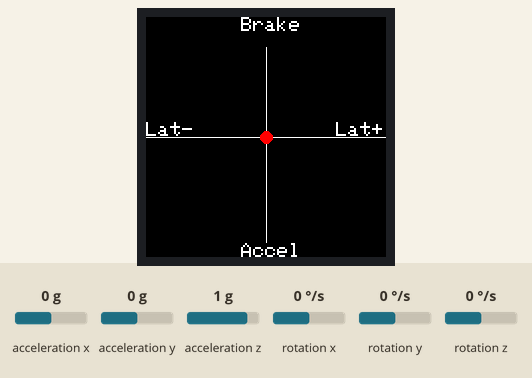
Simulated run of this sketch. Board: Arduino Uno, built with avr-gcc and run on an emulated ATmega328P. On the bench: 240×240 colour display. The test bench sets the inputs (shaded band); at power-on: acceleration x 0 g, acceleration y 0 g, acceleration z 1 g, rotation x 0 °/s, rotation y 0 °/s, rotation z 0 °/s. What the sketch prints to the serial monitor is not drawn.

Above: at 1.4 s.
1.5 s: acceleration x set to -1.4 g
At 2.7 s:
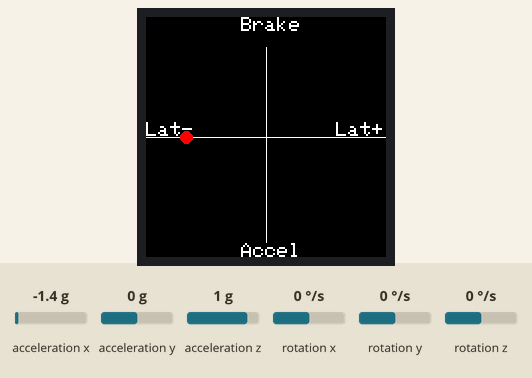
3.0 s: acceleration y set to -1.4 g
At 3.6 s:
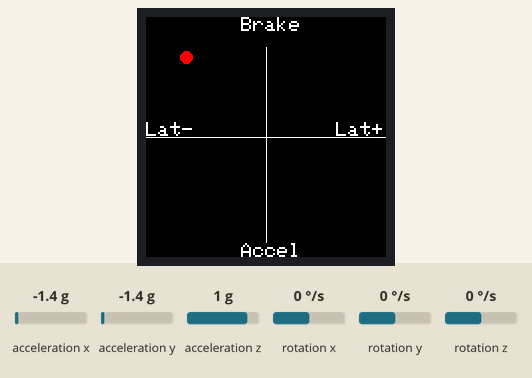
4.8 s: acceleration x set to -0.8 g
6.3 s: acceleration y set to -0.8 g
Timing chart, 0 to 8.8 s (numbered marks = the images above; inputs shaded):
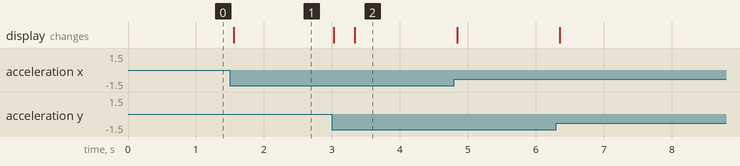

Measured:
- after the input at 1.5 s, the display: changes after 0.06 s (image 1)
- after the input at 3.0 s, the display: first changes at once (image 2 shows a later state)

The sketch:

ArduGauge_Accel.ino
```cpp
/* 22/01/2023 - ArduGauge accelerometer display
Demonstrates how ArduGauge could be used for displaying acceleration/breaking and lateral G's.

Uses ArduGauge PCB with the 1.28" round LCD.
MPU6050 is connected to the I2C bus for getting X and Y acceleration.

*/

const int Ox = 120, Oy = 120;   //Origin coords in pixels. The display is 240x240
const int x_max = 80, y_max = 80; //Max deviation (in pixels) that the spot will move from origin

int x_co, y_co; //X&Y coordinates where the spot will be drawn
int last_x_co, last_y_co;   //Previously printed coordinates of the spot (used fr clearing it)

unsigned long loopStart, loopTime;


//Store the raw values from the sensor
int16_t ax_raw, ay_raw, az_raw;

//Scaling factor for raw acceleration data
float a_scale = 16384.0;

//Include libraries
#include "SPI.h"
#include "Adafruit_GFX.h"
#include "Adafruit_GC9A01A.h"
#include "I2Cdev.h"
#include "MPU6050.h"

// Arduino Wire library is required if I2Cdev I2CDEV_ARDUINO_WIRE implementation is used in I2Cdev.h
#if I2CDEV_IMPLEMENTATION == I2CDEV_ARDUINO_WIRE
#include "Wire.h"
#endif

//Define I/O Pins for the LCD
#define TFT_DC 8
#define TFT_CS 9
Adafruit_GC9A01A tft(TFT_CS, TFT_DC);//Hardware SPI

//Declare the sensor
MPU6050 accelgyro;    //declare module name

void setup() {
  Serial.begin(115200);

  //initialize the display
  tft.begin();
  tft.setRotation(0);
  tft.fillScreen(GC9A01A_BLACK);  //clear screen on startup

  // join I2C bus (I2Cdev library doesn't do this automatically)
  #if I2CDEV_IMPLEMENTATION == I2CDEV_ARDUINO_WIRE
      Wire.begin();
  #elif I2CDEV_IMPLEMENTATION == I2CDEV_BUILTIN_FASTWIRE
      Fastwire::setup(400, true);
  #endif

  //Initialize the MPU6050
  accelgyro.initialize(); // initialize MPU-6050 module

  //Draw static text in the setup to reduce main loop time by 1/4
  drawStatic(); //Go to function for drawing static 'face' features

}

void loop() {
  loopStart = micros();   //Store start time of loop

  //Get accel values from the sensor
  accelgyro.getAcceleration(&ax_raw, &ay_raw, &az_raw);

  //Convert to ... G's?
  float ax = ax_raw / a_scale;
  float ay = ay_raw / a_scale;

  int x_co = ax * 100;  //Mulitply to get coordinate of dot in pixels
  int y_co = ay * 100;  //Mulitply to get coordinate of dot in pixels

  //Cap the y coordinate
  if (x_co > x_max){
    x_co = x_max;
  }
  if (x_co < x_max*-1){
    x_co = x_max*-1;
  }

  //Cap the y coordinate
  if (y_co > y_max){
    y_co = y_max;
  }
  if (y_co < y_max*-1){
    y_co = y_max*-1;
  }

//  Serial.print("Accel: ");
//  Serial.print(ax); Serial.print("\t");
//  Serial.print(ay); Serial.print("\t");
//  Serial.print(x_co); Serial.print("\t");
//  Serial.println(y_co);

  drawCrossHairs();

  //Draw spot at the calculated xy offsets from dispay center
  drawDot(x_co, y_co, last_x_co, last_y_co);

  //Store the coordinates after printing the spot
  last_x_co = x_co;
  last_y_co = y_co;

  delay(15);

  loopTime = micros()- loopStart; //Calculate loop time
  Serial.println(loopTime);

}

//Draws the static features on the display.
int drawCrossHairs()
{
  //Draw horizontal line
  tft.drawLine(0, Oy, 240, Oy, GC9A01A_WHITE);
  //Draw vertical line
  tft.drawLine(Ox, 30, Ox, 225, GC9A01A_WHITE);
}

int drawStatic()
{
  //char at size 1 is 5 x 7 pixels
  tft.setTextSize(2);
  tft.setTextColor(GC9A01A_WHITE); //GC9A01A_BLACK

  //Print at top
  tft.setCursor(95, 0);
  tft.println("Brake");

  //Print at bottom
  tft.setCursor(95, 226);
  tft.print("Accel");

  //Print at right
  tft.setCursor(190, 105);
  tft.println("Lat+");

  //Print at left
  tft.setCursor(0, 105);
  tft.print("Lat-");
}

int drawDot(int x1, int y1, int x0, int y0)
{
  tft.fillCircle(Ox+x0, Oy+y0, 6, GC9A01A_BLACK);   //Clear the dot by printing it black
  tft.fillCircle(Ox+x1, Oy+y1, 6, GC9A01A_RED);   //Draw dot at offsets from centre
}
```
